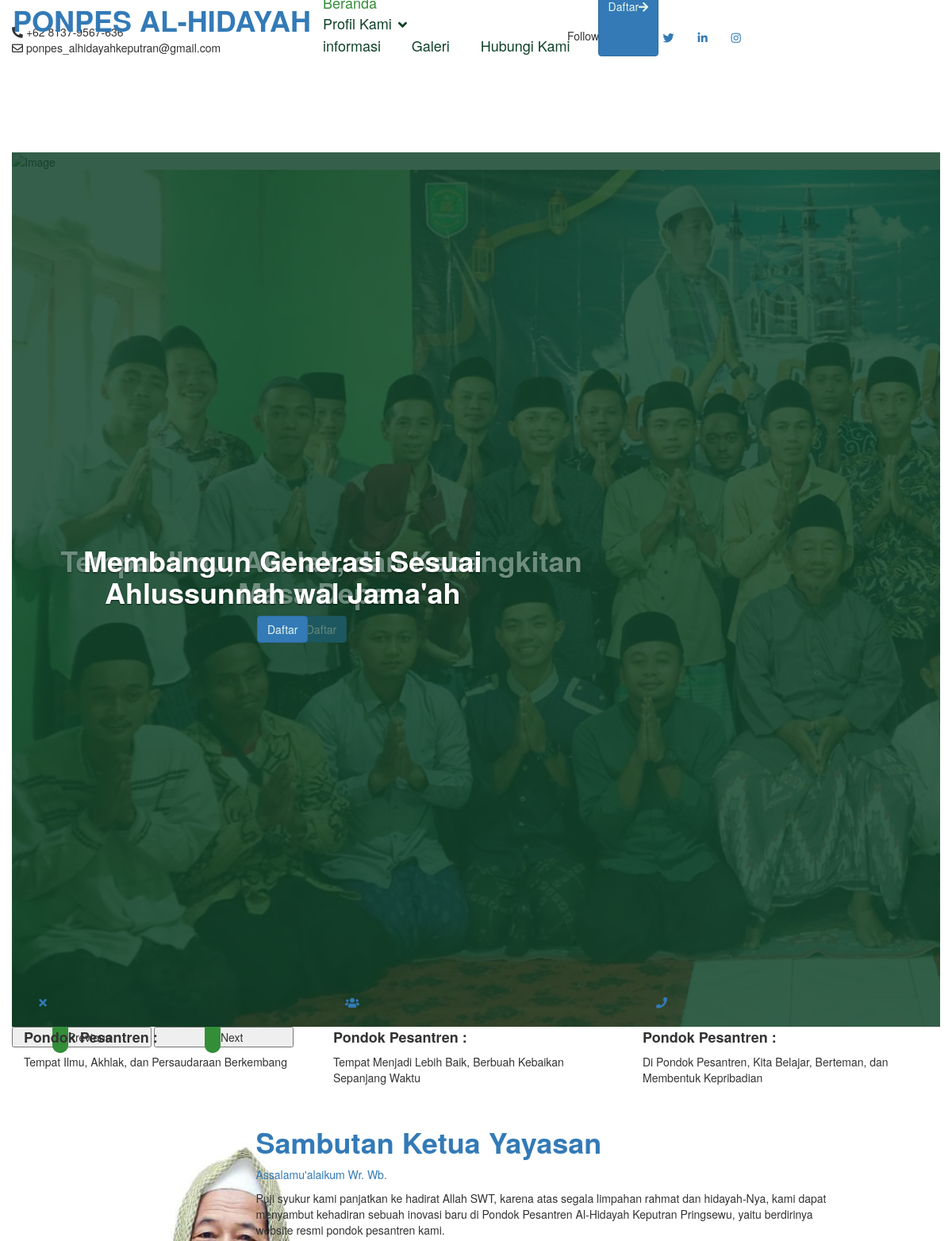
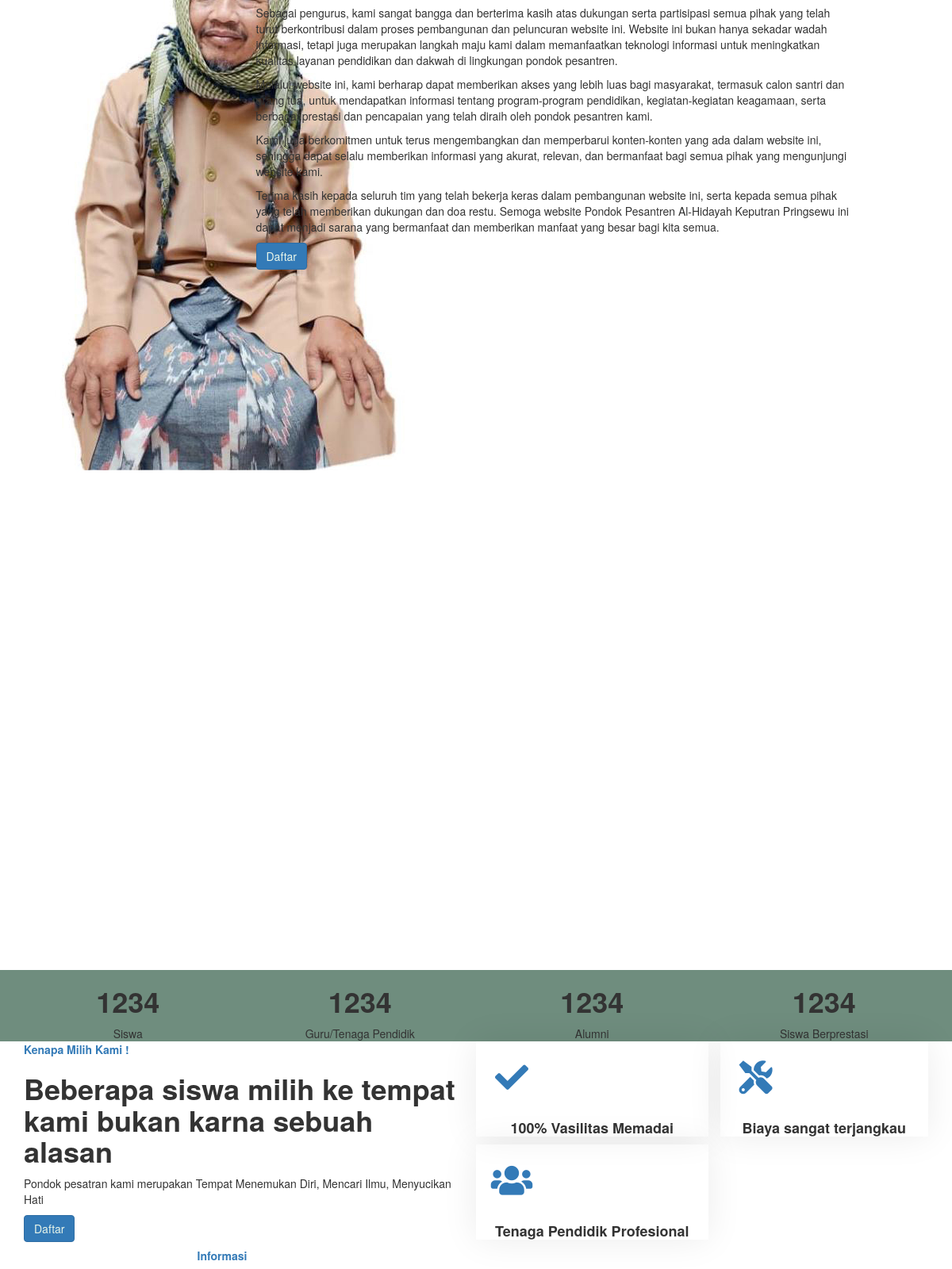
The page / (upper part) on the database its author committed (2 pictures, top to bottom).
### tables this page shows
CREATE TABLE `profil` (
  `id_profil` int(20) NOT NULL,
  `nama_app` varchar(100) NOT NULL,
  `tahun` varchar(250) NOT NULL,
  `nama` varchar(250) NOT NULL,
  `alias` varchar(350) NOT NULL,
  `alamat` text NOT NULL,
  `isi` text NOT NULL,
  `gambar` varchar(100) NOT NULL,
  `akabest` varchar(250) NOT NULL
);

### koneksi.php (called while the page is built, shortened)
<?php
$server = "localhost";
$username = "root";
$password = "";
$database = "db_ponpesalhikmah";
$koneksi = mysqli_connect($server,$username,$password) or die("Koneksi gagal");
mysqli_select_db($koneksi,$database) or die("Database tidak bisa dibuka");
$kontak_kami=mysqli_query($koneksi,"SELECT * FROM profil WHERE id_profil ='1'");
$k_k=mysqli_fetch_array($kontak_kami);
?>

### index.php (the view, shortened to what this page needs)
<?php
include "koneksi.php";
?>
<!DOCTYPE html>
<html lang="en">
<head>
    <link href="https://cdnjs.cloudflare.com/ajax/libs/font-awesome/5.10.0/css/all.min.css" rel="stylesheet">
    <link href="https://cdn.jsdelivr.net/npm/bootstrap-icons@1.4.1/font/bootstrap-icons.css" rel="stylesheet">
    <link href="tema/lib/animate/animate.min.css" rel="stylesheet">
    <link href="tema/lib/owlcarousel/assets/owl.carousel.min.css" rel="stylesheet">
    <link href="tema/lib/lightbox/css/lightbox.min.css" rel="stylesheet">
    <link href="tema/css/bootstrap.min.css" rel="stylesheet">
    <link href="tema/css/style.css" rel="stylesheet">
</head>
<body>
   <?php include "menu.php"; ?>
    <div class="container-fluid p-0 wow fadeIn" data-wow-delay="0.1s">
        <div id="header-carousel" class="carousel slide" data-bs-ride="carousel">
            <div class="carousel-inner">
                <div class="carousel-item active">
                    <img class="w-100" src="tema/img/carousel-1.jpg" alt="Image">
                    <div class="carousel-caption">
                        <div class="container">
                            <div class="row justify-content-center">
                                <div class="col-lg-8">
                                    <h1 class="display-1 text-white mb-5 animated slideInDown">Tempat Ilmu, Akhlak, dan Kebangkitan Masa Depan</h1>
                                    <a href="" class="btn btn-primary py-sm-3 px-sm-4">Daftar</a>
                                </div>
                            </div>
                        </div>
                    </div>
                </div>
                <div class="carousel-item">
                    <img class="w-100" src="tema/img/carousel-2.jpg" alt="Image">
                    <div class="carousel-caption">
                        <div class="container">
                            <div class="row justify-content-center">
                                <div class="col-lg-7">
                                    <h1 class="display-1 text-white mb-5 animated slideInDown">Membangun Generasi Sesuai Ahlussunnah wal Jama'ah</h1>
                                    <a href="" class="btn btn-primary py-sm-3 px-sm-4">Daftar</a>
                                </div>
                            </div>
                        </div>
                    </div>
                </div>
            </div>
            <button class="carousel-control-prev" type="button" data-bs-target="#header-carousel"
                data-bs-slide="prev">
                <span class="carousel-control-prev-icon" aria-hidden="true"></span>
                <span class="visually-hidden">Previous</span>
            </button>
            <button class="carousel-control-next" type="button" data-bs-target="#header-carousel"
                data-bs-slide="next">
                <span class="carousel-control-next-icon" aria-hidden="true"></span>
                <span class="visually-hidden">Next</span>
            </button>
        </div>
    </div>
    <div class="container-fluid top-feature py-5 pt-lg-0">
        <div class="container py-5 pt-lg-0">
            <div class="row gx-0">
                <div class="col-lg-4 wow fadeIn" data-wow-delay="0.1s">
                    <div class="bg-white shadow d-flex align-items-center h-100 px-5" style="min-height: 160px;">
                        <div class="d-flex">
                            <div class="flex-shrink-0 btn-lg-square rounded-circle bg-light">
                                <i class="fa fa-times text-primary"></i>
                            </div>
                            <div class="ps-3">
                                <h4>Pondok Pesantren :</h4>
                                <span>Tempat Ilmu, Akhlak, dan Persaudaraan Berkembang</span>
                            </div>
                        </div>
                    </div>
                </div>
                <div class="col-lg-4 wow fadeIn" data-wow-delay="0.3s">
                    <div class="bg-white shadow d-flex align-items-center h-100 px-5" style="min-height: 160px;">
                        <div class="d-flex">
                            <div class="flex-shrink-0 btn-lg-square rounded-circle bg-light">
                                <i class="fa fa-users text-primary"></i>
                            </div>
                            <div class="ps-3">
                                <h4>Pondok Pesantren :</h4>
                                <span>Tempat Menjadi Lebih Baik, Berbuah Kebaikan Sepanjang Waktu</span>
                            </div>
                        </div>
                    </div>
                </div>
                <div class="col-lg-4 wow fadeIn" data-wow-delay="0.5s">
                    <div class="bg-white shadow d-flex align-items-center h-100 px-5" style="min-height: 160px;">
                        <div class="d-flex">
                            <div class="flex-shrink-0 btn-lg-square rounded-circle bg-light">
                                <i class="fa fa-phone text-primary"></i>
                            </div>
                            <div class="ps-3">
                                <h4>Pondok Pesantren :</h4>
                                <span>Di Pondok Pesantren, Kita Belajar, Berteman, dan Membentuk Kepribadian</span>
                            </div>
                        </div>
                    </div>
                </div>
            </div>
        </div>
    </div>
    <div class="container-xxl py-5">
        <div class="container">
            <div class="row g-5 align-items-end">
                <div class="col-lg-3 col-md-5 wow fadeInUp" data-wow-delay="0.1s">
                    <img class="img-fluid rounded" data-wow-delay="0.1s" src="foto/<?php echo"$k_k[gambar]"; ?>">
                </div>
                <div class="col-lg-8 col-md-7 wow fadeInUp" data-wow-delay="0.3s">
                    <h1 class="display-1 text-primary mb-0">Sambutan Ketua Yayasan</h1>
                    <p class="text-primary mb-4">Assalamu'alaikum Wr. Wb.</p>
                    <p class="mb-4"><?php echo"$k_k[isi]"; ?></p>
<a class="btn btn-primary py-3 px-4" href="">Daftar</a>
                </div>
            </div>
        </div>
    </div>
    <div class="container-fluid facts my-5 py-5" data-parallax="scroll" data-image-src="tema/img/carousel-1.jpg">
        <div class="container py-5">
            <div class="row g-5">
                <div class="col-sm-6 col-lg-3 text-center wow fadeIn" data-wow-delay="0.1s">
                    <h1 class="display-4 text-white" data-toggle="counter-up">1234</h1>
                    <span class="fs-5 fw-semi-bold text-light">Siswa</span>
                </div>
                <div class="col-sm-6 col-lg-3 text-center wow fadeIn" data-wow-delay="0.3s">
                    <h1 class="display-4 text-white" data-toggle="counter-up">1234</h1>
                    <span class="fs-5 fw-semi-bold text-light">Guru/Tenaga Pendidik</span>
                </div>
                <div class="col-sm-6 col-lg-3 text-center wow fadeIn" data-wow-delay="0.5s">
                    <h1 class="display-4 text-white" data-toggle="counter-up">1234</h1>
                    <span class="fs-5 fw-semi-bold text-light">Alumni</span>
                </div>
                <div class="col-sm-6 col-lg-3 text-center wow fadeIn" data-wow-delay="0.7s">
                    <h1 class="display-4 text-white" data-toggle="counter-up">1234</h1>
                    <span class="fs-5 fw-semi-bold text-light">Siswa Berprestasi</span>
                </div>
            </div>
        </div>
    </div>
    <div class="container-xxl py-5">
        <div class="container">
            <div class="row g-5 align-items-center">
                <div class="col-lg-6 wow fadeInUp" data-wow-delay="0.1s">
                    <p class="fs-5 fw-bold text-primary">Kenapa Milih Kami !</p>
                    <h1 class="display-5 mb-4">Beberapa siswa milih ke tempat kami bukan karna sebuah alasan </h1>
                    <p class="mb-4">Pondok pesatran kami merupakan Tempat  Menemukan Diri, Mencari Ilmu, Menyucikan Hati</p>
                    <a class="btn btn-primary py-3 px-4" href="">Daftar</a>
                </div>
                <div class="col-lg-6">
                    <div class="row g-4 align-items-center">
                        <div class="col-md-6">
                            <div class="row g-4">
                                <div class="col-12 wow fadeIn" data-wow-delay="0.3s">
                                    <div class="text-center rounded py-5 px-4" style="box-shadow: 0 0 45px rgba(0,0,0,.08);">
                                        <div class="btn-square bg-light rounded-circle mx-auto mb-4" style="width: 90px; height: 90px;">
                                            <i class="fa fa-check fa-3x text-primary"></i>
                                        </div>
                                        <h4 class="mb-0">100% Vasilitas Memadai</h4>
                                    </div>
                                </div>
                                <div class="col-12 wow fadeIn" data-wow-delay="0.5s">
                                    <div class="text-center rounded py-5 px-4" style="box-shadow: 0 0 45px rgba(0,0,0,.08);">
                                        <div class="btn-square bg-light rounded-circle mx-auto mb-4" style="width: 90px; height: 90px;">
                                            <i class="fa fa-users fa-3x text-primary"></i>
                                        </div>
                                        <h4 class="mb-0">Tenaga Pendidik Profesional</h4>
                                    </div>
                                </div>
                            </div>
                        </div>
                        <div class="col-md-6 wow fadeIn" data-wow-delay="0.7s">
                            <div class="text-center rounded py-5 px-4" style="box-shadow: 0 0 45px rgba(0,0,0,.08);">
                                <div class="btn-square bg-light rounded-circle mx-auto mb-4" style="width: 90px; height: 90px;">
                                    <i class="fa fa-tools fa-3x text-primary"></i>
                                </div>
                                <h4 class="mb-0">Biaya sangat terjangkau</h4>
                            </div>
                        </div>
                    </div>
                </div>
            </div>
        </div>
    </div>
    <div class="container-xxl py-5">
        <div class="container">
            <div class="text-center mx-auto wow fadeInUp" data-wow-delay="0.1s" style="max-width: 500px;">
                <p class="fs-5 fw-bold text-primary">Informasi</p>
            </div>
        </div>
    </div>
</body>
</html>

### menu.php (shortened to what this page needs)
<div class="container-fluid bg-dark text-light px-0 py-2">
       <div class="row gx-0 d-none d-lg-flex">
           <div class="col-lg-7 px-5 text-start">
               <div class="h-100 d-inline-flex align-items-center me-4">
                   <span class="fa fa-phone-alt me-2"></span>
                   <span>+62 8137-9567-636</span>
               </div>
               <div class="h-100 d-inline-flex align-items-center">
                   <span class="far fa-envelope me-2"></span>
                   <span>ponpes_alhidayahkeputran@gmail.com</span>
               </div>
           </div>
           <div class="col-lg-5 px-5 text-end">
               <div class="h-100 d-inline-flex align-items-center mx-n2">
                   <span>Follow Us:</span>
                   <a class="btn btn-link text-light" href=""><i class="fab fa-facebook-f"></i></a>
                   <a class="btn btn-link text-light" href=""><i class="fab fa-twitter"></i></a>
                   <a class="btn btn-link text-light" href=""><i class="fab fa-linkedin-in"></i></a>
                   <a class="btn btn-link text-light" href=""><i class="fab fa-instagram"></i></a>
               </div>
           </div>
       </div>
   </div>
   <nav class="navbar navbar-expand-lg bg-white navbar-light sticky-top p-0">
       <a href="index.html" class="navbar-brand d-flex align-items-center px-4 px-lg-5">
           <h1 class="m-0"><?php echo"$k_k[nama_app]";?></h1>
       </a>
       <div class="collapse navbar-collapse" id="navbarCollapse">
           <div class="navbar-nav ms-auto p-4 p-lg-0">
           <a href="index.php" class="nav-item nav-link active">Beranda</a>
               <div class="nav-item dropdown">
                   <a href="#" class="nav-link dropdown-toggle" data-bs-toggle="dropdown">Profil Kami</a>
               </div>
               <a href="utama.php?aksi=informasi" class="nav-item nav-link">informasi</a>
               <a href="utama.php?aksi=galeri" class="nav-item nav-link">Galeri</a>
               <a href="utama.php?aksi=hubungi" class="nav-item nav-link">Hubungi Kami</a>
           </div>
           <a href="" class="btn btn-primary py-4 px-lg-4 rounded-0 d-none d-lg-block">Daftar<i class="fa fa-arrow-right ms-3"></i></a>
       </div>
   </nav>

### tema/css/style.css (style rules this page uses)
:root { --primary: #348E38; --secondary: #525368; --light: #E8F5E9; --dark: #0F4229; }
h1, .h1, h2, .h2, .fw-bold { font-weight: 700 !important; }
h3, .h3, h4, .h4, .fw-medium { font-weight: 600 !important; }
h5, .h5, h6, .h6, .fw-semi-bold { font-weight: 500 !important; }
.btn { transition: .5s; font-weight: 500; }
.btn-primary, .btn-outline-primary:hover { color: var(--light); }
.btn-square { width: 38px; height: 38px; }
.btn-lg-square { width: 48px; height: 48px; }
.btn-square, .btn-sm-square, .btn-lg-square { padding: 0; display: flex; align-items: center; justify-content: center; font-weight: normal; }
.navbar.sticky-top { top: -100px; transition: .5s; }
.navbar .navbar-brand, .navbar a.btn { height: 80px }
.navbar .navbar-nav .nav-link { margin-right: 35px; padding: 25px 0; color: var(--dark); font-size: 18px; font-weight: 500; outline: none; }
.navbar .navbar-nav .nav-link:hover, .navbar .navbar-nav .nav-link.active { color: var(--primary); }
.navbar .dropdown-toggle::after { border: none; content: "\f107"; font-family: "Font Awesome 5 Free"; font-weight: 900; vertical-align: middle; margin-left: 8px; }
.carousel-caption { top: 0; left: 0; right: 0; bottom: 0; display: flex; align-items: center; justify-content: center; text-align: center; background: rgba(15, 66, 41, .6); z-index: 1; }
.carousel-control-prev, .carousel-control-next { width: 15%; }
.carousel-control-prev-icon, .carousel-control-next-icon { width: 3rem; height: 3rem; border-radius: 3rem; background-color: var(--primary); border: 10px solid var(--primary); }
@media (min-width: 991.98px) { .top-feature { position: relative; margin-top: -80px; z-index: 1; } }
.facts, .quote { background: rgba(15, 66, 41, .6); }

### rows shown on the page
profil: nama_app "PONPES AL-HIDAYAH", gambar (picture), isi "Puji syukur kami panjatkan ke hadirat Allah SWT, karena atas segala limpahan rahmat dan hidayah-Nya, kami dapat menyambut kehadiran sebuah inovasi baru di Pondok Pesantren Al-Hidayah Keputran Pringsewu, yaitu berdirinya website resmi pondok pesantren kami. Sebagai pengurus, kami sangat bangga dan berterima kasih atas dukungan serta partisipasi semua pihak yang telah turut berkontribusi dalam proses pembangunan dan peluncuran website ini. Website ini bukan hanya sekadar wadah informasi, tetapi juga merupakan langkah maju kami dalam memanfaatkan teknologi informasi untuk meningkatkan kualitas layanan pendidikan dan dakwah di lingkungan pondok pesantren. Melalui website ini, kami berharap…"
